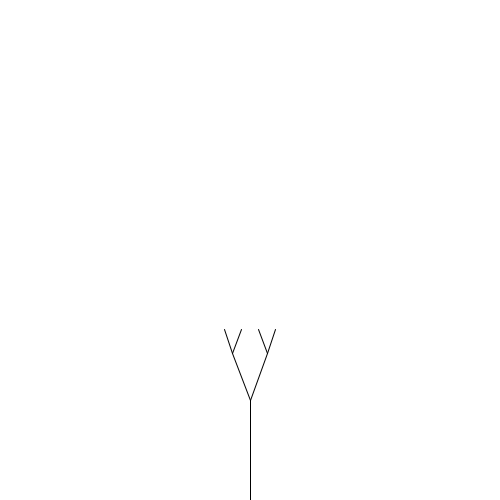
Frame 1 (no input)
Frame 60 (the mouse pressed at the canvas centre just before this capture): identical to frame 1, image omitted
Frame 120 (the mouse held since frame 60 and released just before this capture): identical to frame 1, image omitted

The Processing sketch that drew this single still picture (run headless with seeded random() and noise(); from frame 60 on, the mouse is pressed at the canvas centre):

// Processing sketch: tree
// ── tree.pde
Branch br;
ArrayList<Branch> branches;
ArrayList<Branch> currents;

float theta = 0;

void setup() {
  size(500, 500);
  smooth();

  translate(width/2, height);

  theta = 20;


  branches = new ArrayList<Branch>();
  currents = new ArrayList<Branch>();



  PVector s = new PVector(width/2, height);
  PVector e = new PVector(width/2, height - 100);
  br = new Branch(s, e);

  branches.add(br);
  currents = branches;
  
  for (int i = 0; i < 2; i++) {
    generate();
    //println(branches.size());
  }
  
}

void generate() {

  ArrayList nextList = new ArrayList<Branch>();

  for (Branch b : currents) {

    PVector ns = b.nextStart();
    PVector nel = b.nextEndL();
    PVector ner = b.nextEndR();

    //println(ns);
    //println(nel);
    //println(ner);

    nextList.add(new Branch(ns, nel));
    nextList.add(new Branch(ns, ner));
  }

  println(nextList.size());


  //if (nextList.size() > 0) {
  //  for (int i = 0; i < nextList.size(); i++) {
  //    branches.add((Branch)nextList.get(i));
  //  }
  //}

  currents = nextList;
  for (int i = 0; i < currents.size(); i++) {
    branches.add((Branch)currents.get(i));
  }
}

void draw() {


  background(255);

  theta = map(mouseX, 0, width, 0, PI);

  //branches.clear();

  //for (int i = 0; i < 5; i++) {
  //  generate();
  //  //println(branches.size());
  //}

  for (Branch b : branches) {
    b.draw();
  }

  //makeBranch(150);
}





void makeBranch(float len) {

  stroke(0);
  strokeWeight(len/10);
  line(0, 0, 0, -len);
  translate(0, -len);


  if (len > 2) {
    len *= 0.7;

    pushMatrix();
    rotate(theta);
    makeBranch(len);
    popMatrix();

    rotate(-theta);
    makeBranch(len);
  }
}
// ── Branch.pde
class Branch {

  PVector start, end;

  float len = 0;
  //float theta = radians(60);

  Branch(PVector s, PVector e) {
    start = s;
    end = e;
    len = dist(end.x, end.y, start.x, start.y);
    //println(len);
  }

  PVector nextStart() {

    PVector nextStart, nextEnd;
    nextStart = end;
    return nextStart;
  }

  PVector nextEndL() {
    len *= 0.5;
    PVector nextStart, nextEnd;
    nextStart = end;
    //PVector lv = new PVector(len*cos(theta), len*sin(theta));
    PVector lv = new PVector(0, -len);
    lv.rotate(radians(theta));

    nextEnd = PVector.add(nextStart, lv);
    //nextEnd.rotate(radians(theta));

    return nextEnd;
  }

  PVector nextEndR() {
    PVector nextStart, nextEnd;
    nextStart = end;
    //PVector lv = new PVector(-len*cos(theta), len*sin(theta));

    PVector lv = new PVector(0, -len);
    lv.rotate(-radians(theta));
    nextEnd = PVector.add(nextStart, lv);
    //nextEnd.rotate(-radians(theta));

    return nextEnd;
  }


  void draw() {
    stroke(0);
    line(start.x, start.y, end.x, end.y);
  }
}
